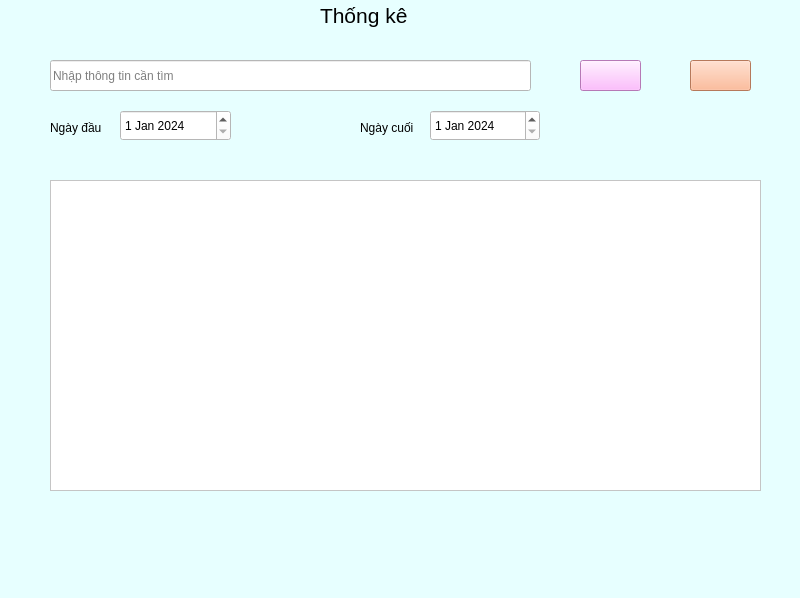
<?xml version="1.0" encoding="UTF-8"?>
<ui version="4.0">
 <class>MainWindow</class>
 <widget class="QMainWindow" name="MainWindow">
  <property name="geometry">
   <rect>
    <x>0</x>
    <y>0</y>
    <width>800</width>
    <height>598</height>
   </rect>
  </property>
  <property name="windowTitle">
   <string>MainWindow</string>
  </property>
  <property name="styleSheet">
   <string notr="true">background-color:rgb(231, 255, 255)</string>
  </property>
  <widget class="QWidget" name="centralwidget">
   <widget class="QLabel" name="label">
    <property name="geometry">
     <rect>
      <x>320</x>
      <y>0</y>
      <width>121</width>
      <height>31</height>
     </rect>
    </property>
    <property name="text">
     <string>&lt;html&gt;&lt;head/&gt;&lt;body&gt;&lt;p&gt;&lt;span style=&quot; font-size:16pt;&quot;&gt;Thống kê&lt;/span&gt;&lt;/p&gt;&lt;/body&gt;&lt;/html&gt;</string>
    </property>
   </widget>
   <widget class="QTableWidget" name="table_ThongTin">
    <property name="geometry">
     <rect>
      <x>50</x>
      <y>180</y>
      <width>711</width>
      <height>311</height>
     </rect>
    </property>
    <property name="styleSheet">
     <string notr="true">background-color:rgb(255, 255, 255)</string>
    </property>
   </widget>
   <widget class="QLineEdit" name="NhapTT_text">
    <property name="geometry">
     <rect>
      <x>50</x>
      <y>60</y>
      <width>481</width>
      <height>31</height>
     </rect>
    </property>
    <property name="styleSheet">
     <string notr="true">background-color:rgb(255, 255, 255)</string>
    </property>
    <property name="placeholderText">
     <string>Nhập thông tin cần tìm</string>
    </property>
   </widget>
   <widget class="QPushButton" name="TimKiemTT">
    <property name="geometry">
     <rect>
      <x>580</x>
      <y>60</y>
      <width>61</width>
      <height>31</height>
     </rect>
    </property>
    <property name="styleSheet">
     <string notr="true">background-color:rgb(255, 170, 255)</string>
    </property>
    <property name="text">
     <string/>
    </property>
    <property name="icon">
     <iconset>
      <normaloff>../test/timkiem.webp</normaloff>../test/timkiem.webp</iconset>
    </property>
   </widget>
   <widget class="QDateEdit" name="NgayDau_date">
    <property name="geometry">
     <rect>
      <x>120</x>
      <y>110</y>
      <width>111</width>
      <height>31</height>
     </rect>
    </property>
    <property name="styleSheet">
     <string notr="true">background-color:rgb(255, 255, 255)</string>
    </property>
    <property name="dateTime">
     <datetime>
      <hour>0</hour>
      <minute>0</minute>
      <second>0</second>
      <year>2024</year>
      <month>1</month>
      <day>1</day>
     </datetime>
    </property>
   </widget>
   <widget class="QDateEdit" name="NgayCuoi_date">
    <property name="geometry">
     <rect>
      <x>430</x>
      <y>110</y>
      <width>110</width>
      <height>31</height>
     </rect>
    </property>
    <property name="styleSheet">
     <string notr="true">background-color:rgb(255, 255, 255)</string>
    </property>
    <property name="dateTime">
     <datetime>
      <hour>0</hour>
      <minute>0</minute>
      <second>0</second>
      <year>2024</year>
      <month>1</month>
      <day>1</day>
     </datetime>
    </property>
   </widget>
   <widget class="QPushButton" name="Home">
    <property name="geometry">
     <rect>
      <x>690</x>
      <y>60</y>
      <width>61</width>
      <height>31</height>
     </rect>
    </property>
    <property name="styleSheet">
     <string notr="true">background-color:rgb(255, 170, 127)</string>
    </property>
    <property name="text">
     <string/>
    </property>
    <property name="icon">
     <iconset>
      <normaloff>../test/home-64.webp</normaloff>../test/home-64.webp</iconset>
    </property>
   </widget>
   <widget class="QLabel" name="label_2">
    <property name="geometry">
     <rect>
      <x>50</x>
      <y>120</y>
      <width>61</width>
      <height>16</height>
     </rect>
    </property>
    <property name="text">
     <string>Ngày đầu</string>
    </property>
   </widget>
   <widget class="QLabel" name="label_3">
    <property name="geometry">
     <rect>
      <x>360</x>
      <y>120</y>
      <width>61</width>
      <height>16</height>
     </rect>
    </property>
    <property name="text">
     <string>Ngày cuối</string>
    </property>
   </widget>
  </widget>
  <widget class="QMenuBar" name="menubar">
   <property name="geometry">
    <rect>
     <x>0</x>
     <y>0</y>
     <width>800</width>
     <height>26</height>
    </rect>
   </property>
  </widget>
  <widget class="QStatusBar" name="statusbar"/>
 </widget>
 <resources/>
 <connections/>
</ui>
